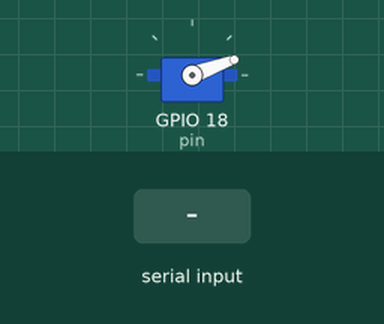
The sketch below on a simulated ESP32. On the bench: servo. The inputs (shaded band) are chosen by the test bench. What the sketch prints to the serial monitor is not drawn.

Above: at 1.2 s.
1.3 s: "90,45\n" received over Serial
At 2.1 s:
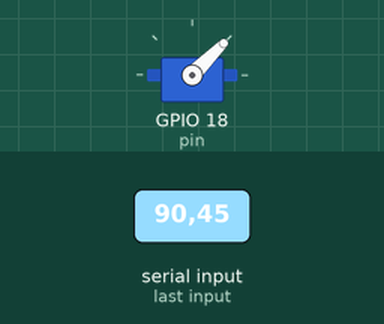
2.8 s: "30,150\n" received over Serial
At 3.2 s:
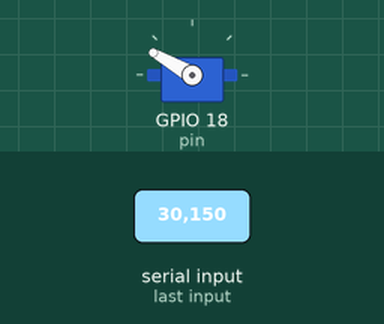
4.3 s: "90\n" received over Serial
At 5.6 s:
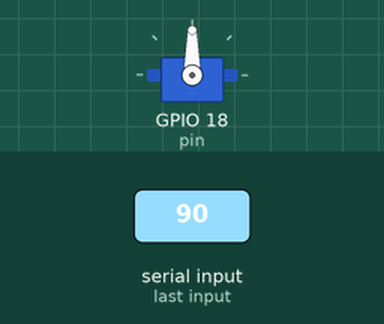
Timing chart, 0 to 7.3 s (numbered marks = the images above; inputs shaded):
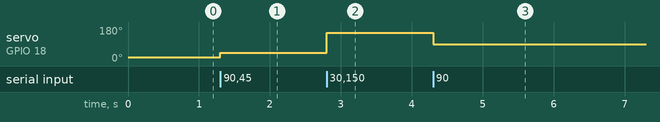

Measured:
- after the input at 1.3 s, servo on GPIO 18 (pin): 20° → 45° at once
- after the input at 2.8 s, servo on GPIO 18 (pin): 45° → 150° at once
- after the input at 4.3 s, servo on GPIO 18 (pin): 150° → 90° at once

The sketch:

SERVO.ino
```cpp
#include <ESP32Servo.h>

Servo myServo;
int pin = 18;
int sudutSekarang = 20; // posisi awal

void setup() {
  Serial.begin(115200);
  myServo.attach(pin);

  // Langsung ke posisi 20 saat upload
  myServo.write(sudutSekarang);
  Serial.println("Servo ready di posisi 20°");
  Serial.println("Ketik sudut (20-160) lalu Enter:");
}

void loop() {
  if (Serial.available()) {
    int sudut = Serial.parseInt();

    if (sudut >= 20 && sudut <= 160) {
      sudutSekarang = sudut;
      myServo.write(sudutSekarang);
      Serial.print("Servo bergerak ke: ");
      Serial.print(sudutSekarang);
      Serial.println("°");
      Serial.println("Ketik sudut berikutnya (20-160):");
    } else {
      Serial.println("❌ Diluar range! Masukkan nilai 20-160");
      Serial.print("Servo tetap di posisi: ");
      Serial.print(sudutSekarang);
      Serial.println("°");
    }
  }
}
```
